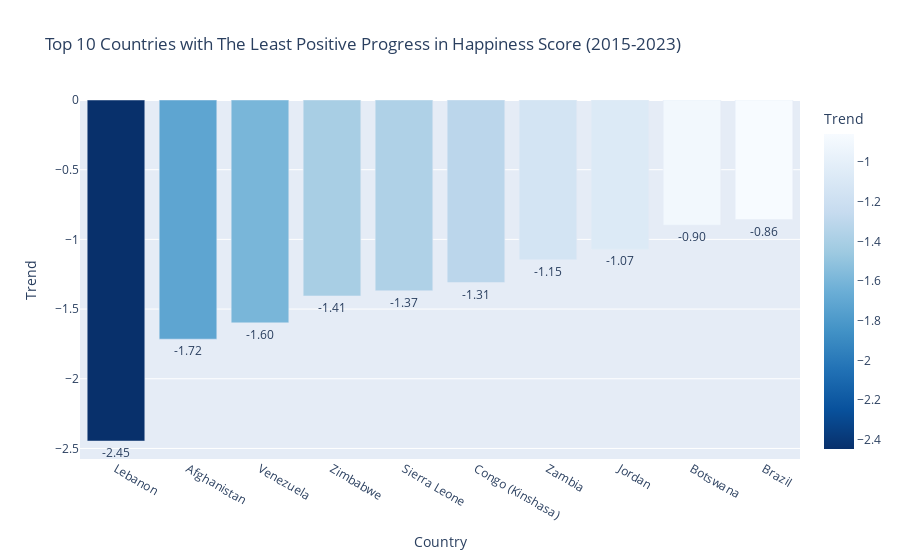

Source (notebook cell):
### Code cell
# Define a custom color scale from dark blue to light blue
custom_color_scale = px.colors.sequential.Blues[::-1]  # Reverse the 'Blues' color scale for a dark-to-light transition

# Create a bar chart using Plotly Express with the custom color scale
fig = px.bar(Biggest_Drops, x='country', y='trend', text='trend',
             title='Top 10 Countries with The Least Positive Progress in Happiness Score (2015-2023)',
             labels={'country': 'Country', 'trend': 'Trend'},
             color='trend', color_continuous_scale=custom_color_scale)

# Set the text format to round to 2 decimal places
fig.update_traces(texttemplate='%{text:.2f}', textposition='outside', hovertemplate='Country: %{x}<br>Trend: %{y:.2f}')

# Show the plot
fig.show()

### Figure 1 — Plotly figure (JSON) as saved in the notebook; plotly's stock layout.template omitted (floating-point values rounded to 4 significant figures)
{"data": [{"alignmentgroup": "True", "hovertemplate": "Country: %{x}<br>Trend: %{y:.2f}", "legendgroup": "", "marker": {"color": [-2.447, -1.716, -1.599, -1.406, -1.369, -1.31, -1.147, -1.072, -0.897, -0.858], "coloraxis": "coloraxis", "pattern": {"shape": ""}}, "name": "", "offsetgroup": "", "orientation": "v", "showlegend": false, "text": [-2.447, -1.716, -1.599, -1.406, -1.369, -1.31, -1.147, -1.072, -0.897, -0.858], "textposition": "outside", "texttemplate": "%{text:.2f}", "type": "bar", "x": ["Lebanon", "Afghanistan", "Venezuela", "Zimbabwe", "Sierra Leone", "Congo (Kinshasa)", "Zambia", "Jordan", "Botswana", "Brazil"], "xaxis": "x", "y": [-2.447, -1.716, -1.599, -1.406, -1.369, -1.31, -1.147, -1.072, -0.897, -0.858], "yaxis": "y"}], "layout": {"barmode": "relative", "coloraxis": {"colorbar": {"title": {"text": "Trend"}}, "colorscale": [[0, "rgb(8,48,107)"], [0.125, "rgb(8,81,156)"], [0.25, "rgb(33,113,181)"], [0.375, "rgb(66,146,198)"], [0.5, "rgb(107,174,214)"], [0.625, "rgb(158,202,225)"], [0.75, "rgb(198,219,239)"], [0.875, "rgb(222,235,247)"], [1, "rgb(247,251,255)"]]}, "legend": {"tracegroupgap": 0}, "title": {"text": "Top 10 Countries with The Least Positive Progress in Happiness Score (2015-2023)"}, "xaxis": {"anchor": "y", "domain": [0, 1], "title": {"text": "Country"}}, "yaxis": {"anchor": "x", "domain": [0, 1], "title": {"text": "Trend"}}}}
